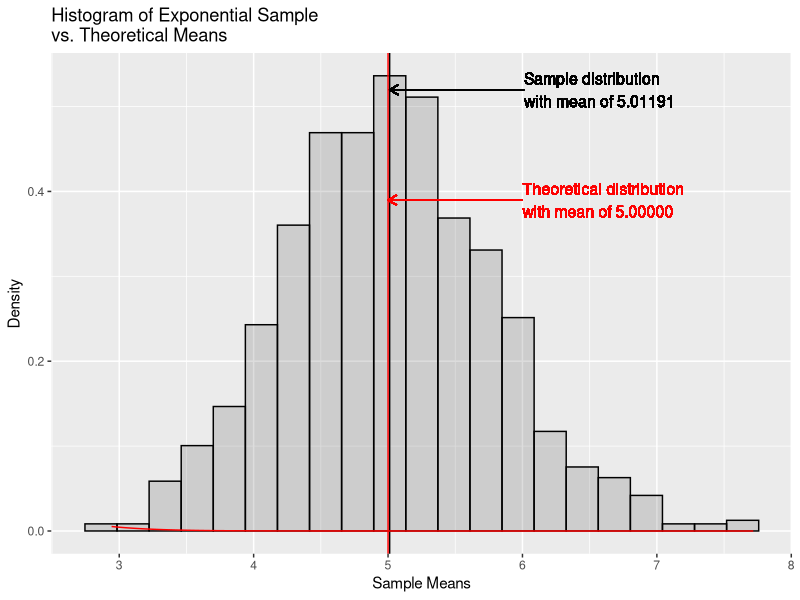
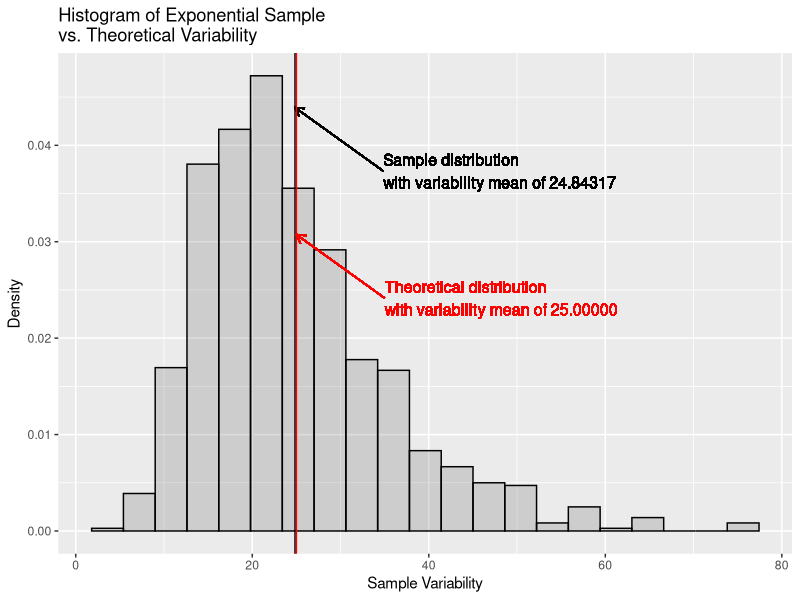
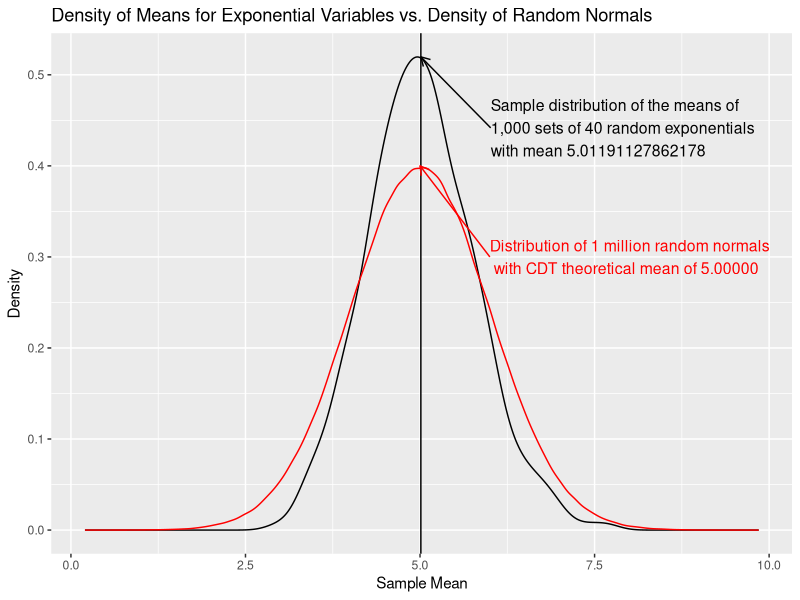

R code for these plots, in order:
## ---- chunk 1
library(grid)       # Plotting graphics (arrow)
library(ggplot2)    # Plotting (ggplot etc.)
set.seed(123)
n <- 40
lambda <- 0.2
nSim <- 1000
exps <- NULL
means <- NULL
vars <- NULL
for (i in 1:nSim){
    exp <- rexp(n, lambda)
    exps <- cbind(exps, exp)
    means <- c(means, mean(exp))
    vars <- c(vars, sd(exp) ^ 2)
}
tMean <- 1 / lambda
tSD <- 1 / lambda
tSE <- tSD / sqrt(n)
tVar <- tSD ^ 2
## ---- chunk 2
plot1 <- ggplot(
    as.data.frame(means)
    ,aes(x = means)
) + geom_histogram(
    alpha = .20
    ,binwidth = (range(means)[2] - range(means)[1]) / 20
    ,color = "black"
    ,aes(y = ..density..)    
) + geom_vline( # Sample distribution mean line
    xintercept = mean(means)
) + geom_segment( # Sample distribution mean arrow
    aes(
        x = mean(means) + 1
        ,xend = mean(means)
        ,y = max(density(means)$y)
        ,yend = max(density(means)$y) 
    )
    ,arrow = arrow(length = unit(.1,"in"), ends = "last")
) + geom_text( # Sample distribution mean label
    aes(
        x = mean(means) + 1
        ,y = max(density(means)$y)
        ,label = paste(
            "Sample distribution\nwith mean of"
            ,sprintf("%.5f", mean(means))
        )
    )
    ,color = "black"
    ,size = 4
    ,hjust = 0    
) + stat_function(
    fun = dnorm
    ,arg = list(mean = tSD)
    ,color = "red"
) + geom_vline( # Theoretical distribution variability line
    xintercept = tSD
    ,color = "red"
) + geom_segment( # Theoretical distribution variability arrow
    aes(
        x = tSD + 1
        ,xend = tSD
        ,y = max(density(means)$y) * .75
        ,yend = max(density(means)$y) * .75 
    )
    ,arrow = arrow(length = unit(.1,"in"), ends = "last")
    ,color = "red"
) + geom_text( # Theoretical distribution mean label
    aes(
        x = tSD + 1
        ,y = max(density(means)$y) * .75
        ,label = paste(
            "Theoretical distribution\nwith mean of"
            ,sprintf("%.5f",tMean)
        )
    )
    ,color = "red"
    ,size = 4
    ,hjust = 0    
) + labs(
    title = "Histogram of Exponential Sample\nvs. Theoretical Means"
    ,x = "Sample Means"
    ,y = "Density"
)
print(plot1)
## ---- chunk 3
plot2 <- ggplot(
    as.data.frame(vars)
    ,aes(x = vars)
) + geom_histogram(
    alpha = .20
    ,binwidth = (range(vars)[2] - range(vars)[1]) / 20
    ,color = "black"
    ,aes(y = ..density..)    
) + geom_vline( # Sample distribution mean line
    xintercept = mean(vars)
) + geom_segment( # Sample distribution mean arrow
    aes(
        x = mean(vars) + 10
        ,xend = mean(vars)
        ,y = max(density(vars)$y) * .85
        ,yend = max(density(vars)$y) 
    )
    ,arrow = arrow(length = unit(.1,"in"), ends = "last")
) + geom_text( # Sample distribution variability label
    aes(
        x = mean(vars) + 10
        ,y = max(density(vars)$y) * .85
        ,label = paste(
            "Sample distribution\nwith variability mean of"
            ,sprintf("%.5f", mean(vars))
        )
    )
    ,color = "black"
    ,size = 4
    ,hjust = 0    
) + geom_vline( # Theoretical distribution variability line
    xintercept = tVar
    ,color = "red"
) + geom_segment( # Theoretical distribution variability arrow
    aes(
        x = tVar + 10
        ,xend = tVar
        ,y = max(density(vars)$y) * .55
        ,yend = max(density(vars)$y) * .7
    )
    ,arrow = arrow(length = unit(.1,"in"), ends = "last")
    ,color = "red"
) + geom_text( # Theoretical distribution variability label
    aes(
        x = tVar + 10
        ,y = max(density(vars)$y) * .55
        ,label = paste(
            "Theoretical distribution\nwith variability mean of"
            ,sprintf("%.5f",tVar)
        )
    )
    ,color = "red"
    ,size = 4
    ,hjust = 0    
) + labs(
    title = "Histogram of Exponential Sample\nvs. Theoretical Variability"
    ,x = "Sample Variability"
    ,y = "Density"
)
print(plot2)
## ---- chunk 4
plot3 <- qplot(
    means
    ,geom = "density"
    ,main = "Density of Means for Exponential Variables vs. Density of Random Normals"
    ,xlab = "Sample Mean"
    ,ylab = "Density"
) + geom_vline( # Sample distribution mean line
    xintercept = mean(means)
) + geom_segment( # Sample distribution mean arrow
    aes(
        x = mean(means) + 1
        ,xend = mean(means)
        ,y = max(density(means)$y) * .85
        ,yend = max(density(means)$y) 
    )
    ,arrow = arrow(length = unit(.1,"in"), ends = "last")
) + geom_text( # Sample distribution mean label
    aes(
        x = mean(means) + 1
        ,y = max(density(means)$y) * .85
        ,label = paste(
            "Sample distribution of the means of\n1,000 sets"
            ,"of 40 random exponentials\nwith mean"
            ,mean(means)
        )
    )
    ,color = "black"
    ,size = 4
    ,hjust = 0
) + geom_density( # Distribution of random normals
    aes(
        x = rnorm(1000000, mean = tMean)
    )
    , color = "red"
) + geom_segment( # Distribution of random normals arrow
    aes(
        x = tMean + 1
        ,xend = tMean
        ,y = .3
        ,yend = .4 
    )
    ,arrow = arrow(length = unit(.1,"in"), ends = "last")
    ,color = "red"
) + geom_text( # Theoretical distribution mean label
    aes(
        x = tMean + 1
        ,y = .3
        ,label = paste(
            "Distribution of 1 million random normals \n"
            ,"with CDT theoretical mean of"
            ,sprintf("%.5f",tMean)
        )
    )
    ,color = "red"
    ,size = 4
    ,hjust = 0
)
print(plot3)
